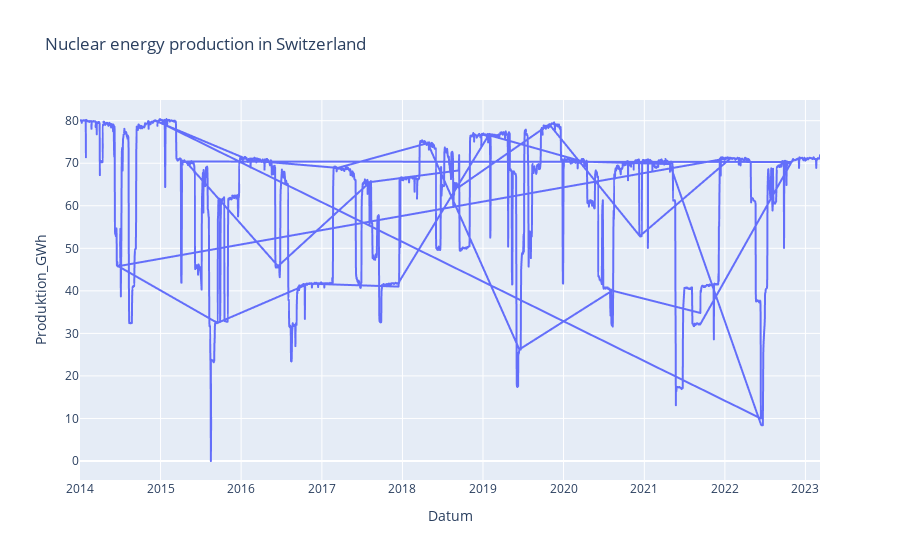

Here is the notebook cell this chart was saved with:
### Code cell
df_nuclear.plot(kind='line', x='Datum', y='Produktion_GWh', title='Nuclear energy production in Switzerland')

### Figure 1 — Plotly figure (JSON) as saved in the notebook; plotly's stock layout.template omitted (floating-point values rounded to 4 significant figures; data arrays with more than 128 entries replaced by an {"elided": "..."} marker saying what was removed)
{"data": [{"hovertemplate": "Datum=%{x}<br>Produktion_GWh=%{y}<extra></extra>", "legendgroup": "", "line": {"color": "#636efa", "dash": "solid"}, "marker": {"symbol": "circle"}, "mode": "lines", "name": "", "showlegend": false, "type": "scattergl", "x": {"elided": "3354 str values"}, "xaxis": "x", "y": {"elided": "3354 float values"}, "yaxis": "y"}], "layout": {"legend": {"tracegroupgap": 0}, "title": {"text": "Nuclear energy production in Switzerland"}, "xaxis": {"anchor": "y", "domain": [0, 1], "title": {"text": "Datum"}}, "yaxis": {"anchor": "x", "domain": [0, 1], "title": {"text": "Produktion_GWh"}}}}
